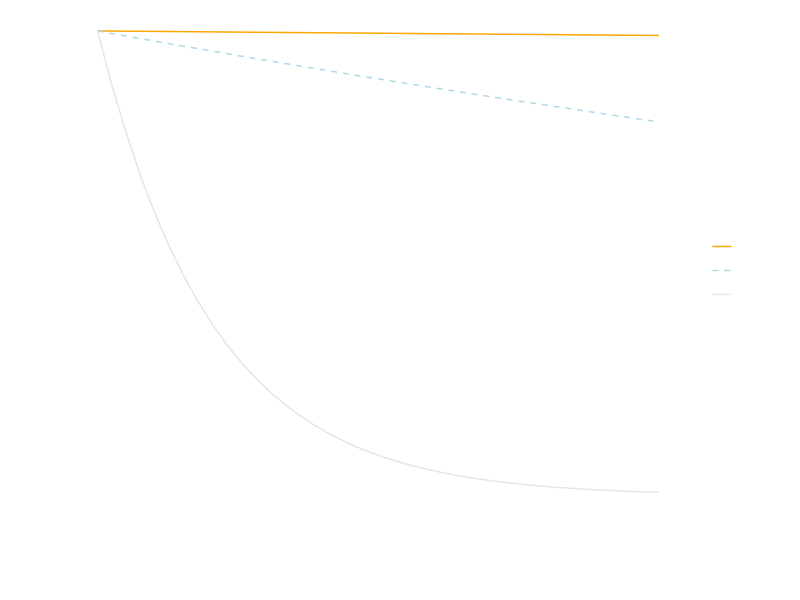
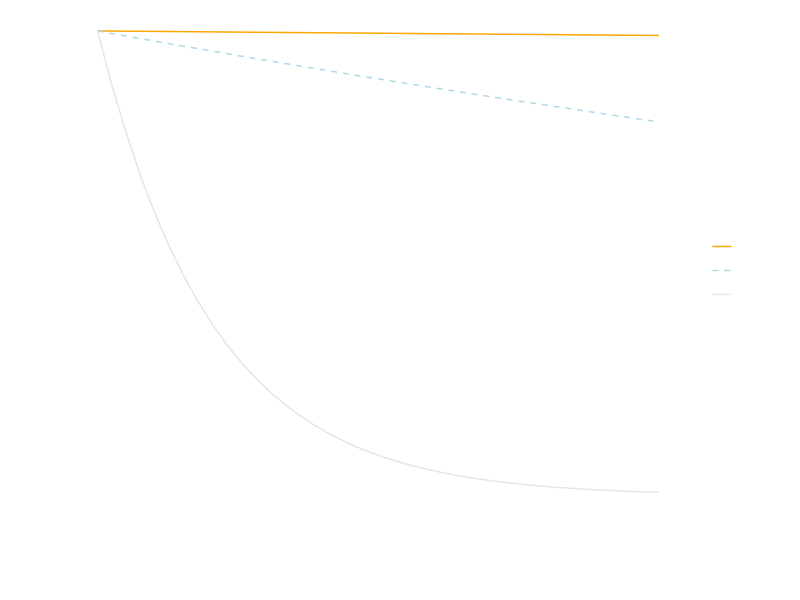

Write R code to recreate these figures, in order. (Note: this script raises an error after producing the figures.)
#derive factors for losses

# according to Bessling 2017 numbers are given in the SI by Mennekes and Nowack 2022
main.path <- "PhD/mennekes/"
#

library(ggplot2)
library(dplyr)
library(tidyverse)
library(cowplot)
library(sf)
library(reshape2)


nice <- theme_bw()+
	theme(legend.position = "right",
				legend.title = element_text(size = 7),
				legend.text = element_text(size = 16, color = "white"),
				legend.background = element_rect(fill = "transparent", color = NA),
				plot.background = element_rect(fill = "transparent",colour = NA),
				text = element_text(color = "white", size = 16),
				panel.grid = element_blank(),
				axis.text.x = element_text(color = "white", face = "plain", size = 16),
				axis.text.y = element_text(color = "white", face = "plain", size = 16),
				panel.background = element_rect(fill = "transparent", color = NA),
				plot.subtitle = element_text(size = 10),
				plot.margin = unit(c(0.2,0.2,0.2,0.2), units = "cm"),
				axis.ticks = element_line(color = "white"),
				axis.line = element_line(colour = "white"),
				panel.border = element_rect(color = "white"))


#make data frame as simple river

d <- data.frame(L_km = rep(1,40), #in km
								flow_velocity = 0.2, #in m/s
								PET = 0,
								PVC = 0,
								PS = 0,
								HDPE = 0,
								LDPE = 0,
								PP = 0,
								EPS = 0)

# d <- data.frame(L_km = c(1,3,7,1,8,10,5,0.5,4.5, 0), #in km
								# flow_velocity = 0.2, #in m/s
								# PET = 0,
								# PVC = 0,
								# PS = 0,
								# HDPE = 0,
								# LDPE = 0,
								# PP = 0,
								# EPS = 0)


#factors according to Bessling 2017
# resXX: XX is the target value in % according to Bessling for the different polymers. resXX shows how well we match the value after 40km (40 km in flow velocity 0.2 m/s = 40000m / 0.2m/s)

#EPS
res00 <- (1- exp(1)^(-0*(40000/0.2)))
fac00 <- function(x){(1- exp(1)^(-0*x))}
fac_EPS <- fac00(1)

#PP
res01 <- (1- exp(1)^(-0.0000000505*(40000/0.2)))
fac01 <- function(x){(1- exp(1)^(-0.0000000505*x))}
fac_PP <- fac01(1)


#LDPE and HDPE
res05 <- (1- exp(1)^(-0.0000002565*(40000/0.2)))
fac05 <- function(x){(1- exp(1)^(-0.0000002565*x))}
fac_HDPE <- fac05(1)
fac_LDPE <- fac05(1)

#PS
res20 <- (1- exp(1)^(-0.0000011158*(40000/0.2)))
fac20 <- function(x){(1- exp(1)^(-0.0000011158*x))}
fac_PS <- fac20(1)

#PVC
res95 <- (1- exp(1)^(-0.000015*(40000/0.2)))
fac95 <- function(x){(1- exp(1)^(-0.000015*x))}
fac_PVC <- fac95(1)

#PET
res99 <- (1- exp(1)^(-0.000025*(40000/0.2)))
fac99 <- function(x){(1- exp(1)^(-0.000025*x))}
fac_PET <- fac99(1)

#list with all functions
fun_list <- list(fac00, fac01, fac05, fac05, fac20, fac95, fac99)
polymers <- c("EPS", "PP", "LDPE", "HDPE", "PS", "PVC", "PET")


#demonstrate the values
#loop per polymer
for (i in 1:length(polymers)) {
	polymer <- polymers[i]
	d[1, polymer] <- 1
	d[ , paste0(polymer, "_actual_pol")] <- 0
	d$length_s = (d$L_km*1000)/d$flow_velocity
	

	
	d$factor <- 1*(1-fun_list[[i]](1))^d$length_s #einbauen in negative Zinsfunktion 1(1-factor(1. Zeitschrit))^lengths in s
	#for loop as calculation
	act <- paste0(polymer, "_actual_pol")
	for (i in 1:nrow(d)) {
		d[2:nrow(d), act] <- ((d[1:I(nrow(d)-1), act] + d[1:I(nrow(d)-1), polymer]) * d$factor[1:I(nrow(d)-1)])
	}
	d[1, act]<-1

}

d
d_p <- d[ , paste0(polymers, "_actual_pol")]
names(d_p) <- polymers
d_p$L <- c(0, cumsum(d$L_km[1:I(nrow(d)-1)]))

d_p2 <- melt(d_p, id.vars = "L")
names(d_p2) <- c("L", "polymer", "value")


nice <- theme_bw()+
	theme(legend.position = "right",
				legend.title = element_text(size = 7),
				legend.text = element_text(size = 16, color = "white"),
				legend.background = element_rect(fill = "transparent", color = NA),
				plot.background = element_rect(fill = "transparent",colour = NA),
				text = element_text(color = "white", size = 16),
				panel.grid = element_blank(),
				axis.text.x = element_text(color = "white", face = "plain", size = 16),
				axis.text.y = element_text(color = "white", face = "plain", size = 16),
				panel.background = element_rect(fill = "transparent", color = NA),
				plot.subtitle = element_text(size = 10),
				plot.margin = unit(c(0.2,0.2,0.2,0.2), units = "cm"),
				axis.ticks = element_line(color = "white"),
				axis.line = element_line(colour = "white"),
				panel.border = element_rect(color = "white"),
				legend.key = element_rect(fill = "transparent"))


p1 <- ggplot(d_p2 %>% filter(polymer %in% c("PP", "PS", "PET")), aes(x = L, y = value, color = polymer, linetype = polymer))+
	geom_line()+
	scale_color_manual(values = c("orange", "lightblue", "grey90"))+
	scale_linetype_manual(values = c("solid", "dashed", "solid"))+
	scale_y_continuous(breaks = c(1,0.5,0))+
	nice+
	labs(x = "river length\nv = 0.2m/s",
			y = "polymer in suspension")

p1
# ggsave(paste0(main.path, "output_files/plots/plot_factor_river_black.png"), plot = p1, width = 12, height = 8, units = "cm", bg = "transparent", dpi = 500)
ggsave("PhD/präsi/für Konferenzen/2023 SETAC/factor_rivers1.png", plot = p1, width = 13, height = 8, units = "cm", bg = "transparent", dpi = 500)

fac_rivers <- c(fac_EPS, fac_PP, fac_LDPE, fac_HDPE, fac_PS, fac_PVC, fac_PET)
names(fac_rivers) <- polymers
save(fac_rivers, file = paste0(main.path, "temp_data/factor_rivers.Rdata"))

rm(list = ls())
